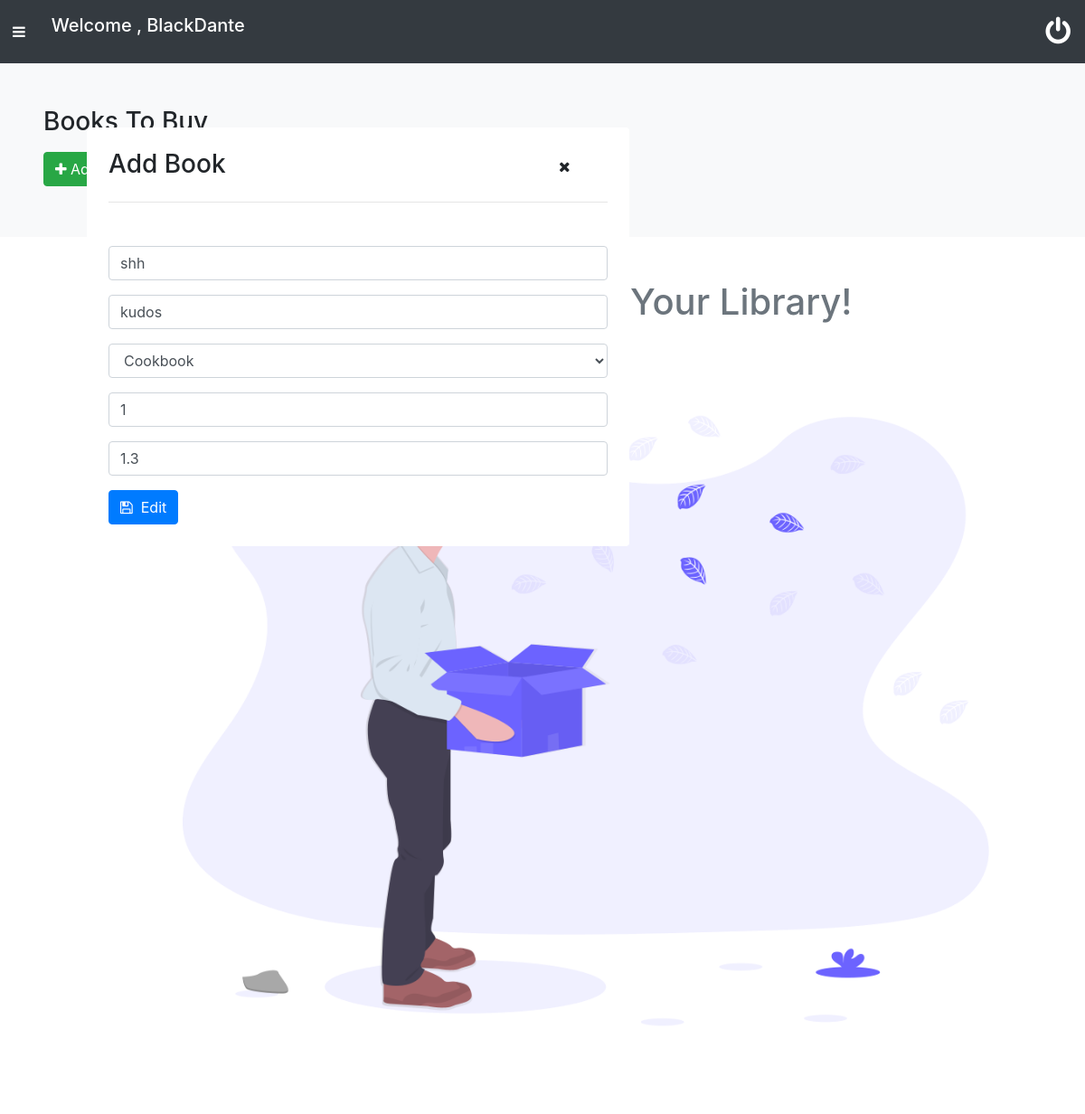
Screenshot of /home/books_to_buy/index.php?id=3 (signed in) with the database file from the repository.
### tables this page shows
CREATE TABLE `books_to_buy` (
  `id` int(11) NOT NULL,
  `uname` varchar(20) NOT NULL,
  `book_name` varchar(50) NOT NULL,
  `author` varchar(50) NOT NULL,
  `category` varchar(100) NOT NULL,
  `pages` int(11) NOT NULL,
  `price` float NOT NULL
);

### home/books_to_buy/index.php (the view, shortened to what this page needs)
<?php
require('../../navigations/navbar.php');
include ('../../dbconnect/db.php');
?>
<div  class="container-fluid p-5 bg-light">
	<h3>Books To Buy</h3>
	<button onclick="display_input();" class="btn btn-success my-2"> <i class="fa fa-plus"></i> Add Book</button>
</div>
<?php
$sql ="SELECT * FROM books_to_buy WHERE uname='$name'";
$result=$con->query($sql);
if ($result->num_rows > 0) {
	echo "
<div  class='container'>
	<table  class='my-4 table table-striped table-responsive'>
			<th>Book Name</th>
			<th>Author</th>
			<th>Category</th>
			<th>Number Of Pages</th>
			<th>Price</th>
			<th></th>
			<th></th>
	";
	while ($row=$result->fetch_assoc()) {
	echo "
               <tr>
				<td>".$row['book_name']."</td>
				<td>".$row['author']."</td>
				<td>".$row['category']."</td>
				<td>".$row['pages']."</td>
				<td> GHc ".$row['price']."</td>
				<td>
					<form action='index.php' method='get'>
					<a href='index.php?id=".$row['id']."'  class='btn btn-primary'>Edit</a>
					</form>
					<a class='btn btn-danger' href='../../php_scripts/delete.php?id=".$row['id']."&fl=books_to_buy&type=books_to_buy''>Delete</a>
					<td>
				</td>
			</tr>";
}
}
else{
	echo "
<div  class='container-fluid  p-5'>
	<span class='text-center'>
		<h1 class='text-secondary'>There Are No Books In Your Library!</h1>
	</span>
		<img class='ml-5' src='../../img/empty.png' width='100%'>
	</div>
	";
}
?>
<?php
if (isset($_GET['id'])) {
	$id = $_GET['id'];
	$sql="SELECT * FROM books_to_buy WHERE id='$id'";
	$exec=$con->query($sql);
	while ($edit_info=$exec->fetch_assoc()) {
		echo "<div style='width:600px;z-index:2;position:fixed;top:10%;left:8%;display:block;'' id='book_add' class='container-fluid p-4 bg-white rounded my-3'>
  <div class='row'>
  	<div class='col-md-10'>
  		<h3>Add Book</h3>
  	</div>
	 <div class='col-md-2'>
	 	<button onclick='hide();'' class='btn'><i class='fa fa-times'></i></button>
	 </div>
  </div>
	 <hr class='p-3'>
	 <form action='../../php_scripts/edit.php' method='GET'>
		<div class='form-group'>
				<input type='text' value='".$edit_info['book_name']."' class='form-control' name='name' placeholder='Book Name'>
		</div>
		<div class='form-group'>
				<input type='text' value='".$edit_info['author']."' class='form-control' name='author' placeholder='Author'>
		</div>
		<div class='form-group'>
				<select class='form-control' name='cate'>
					<option> ".$edit_info['category']."</option>
		";
		 echo "</select>
		</div>
		<div class='form-group'>
				<input type='text' value='".$edit_info['pages']."' class='form-control' name='pages' placeholder='Number Of Pages'>
		</div>
		<div class='form-group'>
				<input type='text' value='".$edit_info['price']."' class='form-control' name='price' placeholder='Price'>
		</div>
		<div style='display:none;'>
		<input name='fl' type='text' value='books_to_buy' />
		<input name='id' type='text' value='".$edit_info['id']."' />
		<input name='type' type='text' value='books_to_buy' />
		</div>
		<button name='edit' class='btn btn-primary'><i class='fa fa-save'></i>&nbsp; Edit</button>
	</form>
</div>";
	}
}
 require('../../navigations/footer.php');
  ?>

### navigations/navbar.php (style rules this page uses)
#book_add { display: none; }

### rows the page displays
books_to_buy: name "shh", author "kudos", cate "Cookbook", pages "1", price "1.3"

### other values shown
$name "BlackDante"
